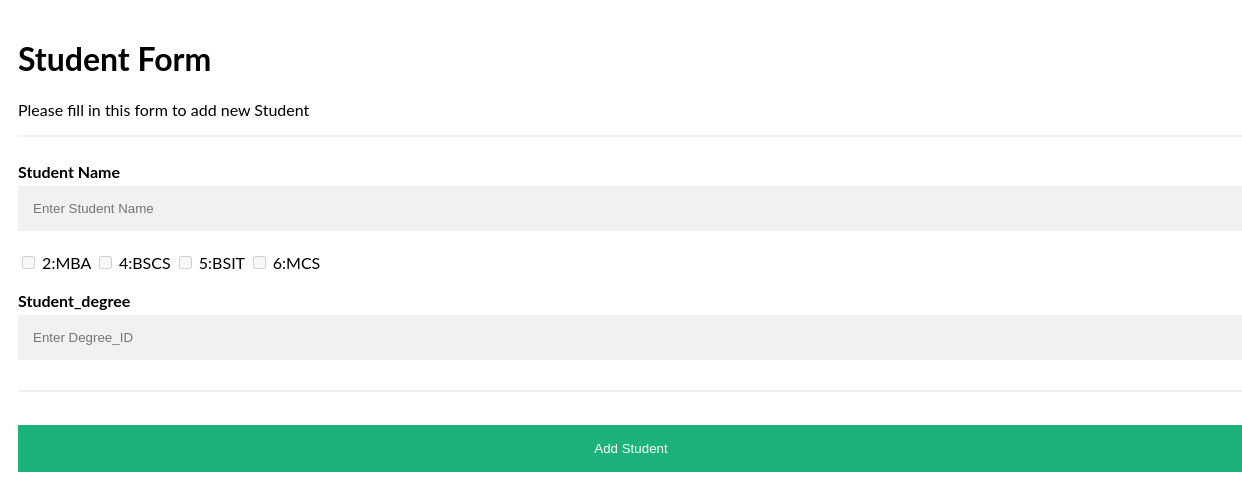
Page /addStudent.php on the committed database.
### tables this page shows
CREATE TABLE `degree` (
  `degree_id` int(6) NOT NULL,
  `degree_name` varchar(55) NOT NULL,
  `degree_fee` int(10) NOT NULL,
  `degree_courses` varchar(55) NOT NULL
);

### addStudent.php (the view, shortened to what this page needs)
<!DOCTYPE html>
<html lang="en">
<head>
  <link rel="stylesheet" href="style.css">
</head>
<body>
 <form action="student.php" method="POST">
  <div class="container">
    <h1>Student Form</h1>
    <p>Please fill in this form to add new Student</p>
    <hr>
    <label for="Student Name"><b>Student Name</b></label>
    <input type="text" placeholder="Enter Student Name" name="student_name" id="student_name" required>
    <?php
        require_once 'conn.php';
       $query  = "SELECT * FROM degree";
        $result = mysqli_query($conn, $query);
       if (mysqli_num_rows($result) > 0)
         {
         while($row = mysqli_fetch_assoc($result))
         {?>
        <input type="checkbox" name="degree_name" value="" disabled/>
        <?php echo $row["degree_id"]?>:<?php echo $row['degree_name'];?>
          <?php
         }
        }
      ?>
    <br><br><label for="student_degree"><b>Student_degree</b></label>
    <input type="number" placeholder="Enter Degree_ID" name="degree_id" id="degree_id" required>
    <hr>
    <button type="submit"  name ="addStudent" class="addcoursebtn">Add Student</button>
   </div>
 </form>
</body>
</html>

### style.css (style rules this page uses)
body { font-family: "Lato", sans-serif; }
.container { padding:10px; width: 100%; }
input[type=text], input[type=number] { width: 100%; padding: 15px; margin: 5px 0 22px 0; display: inline-block; border: none; background: #f1f1f1; }
hr { border: 1px solid #f1f1f1; margin-bottom: 25px; }
.addcoursebtn { background-color: #04AA6D; color: white; padding: 16px 20px; margin: 8px 0; border: none; cursor: pointer; width: 100%; opacity: 0.9; }

### rows in the picture
degree: degree_id "2", degree_name "MBA"
degree: degree_id "4", degree_name "BSCS"
degree: degree_id "5", degree_name "BSIT"
degree: degree_id "6", degree_name "MCS"
